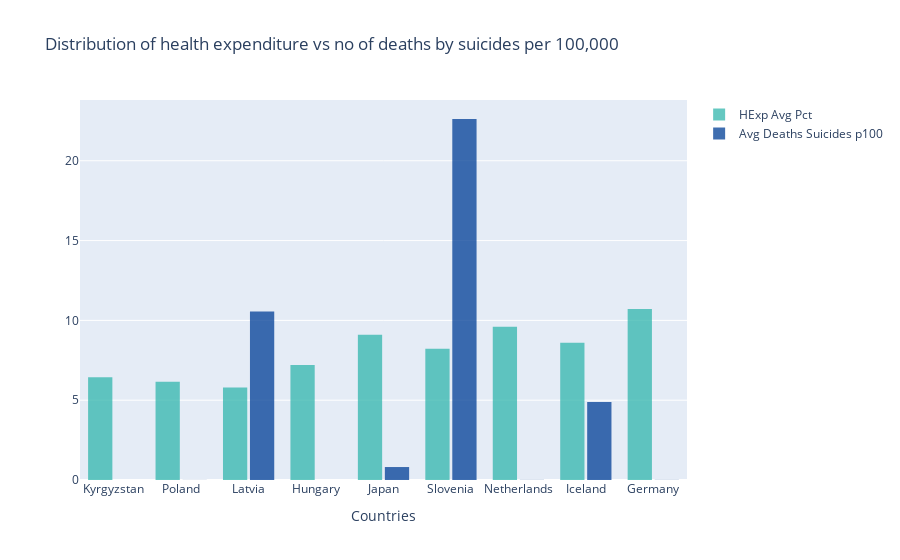

Notebook code for this chart:
### Markdown cell above
The relationship between heath expenditure as a % of GDP and suicide deaths according to WHO ICD 10 per 100,000 population

### Code cell
df=df.sort_values('HExp_Pctage_Y',ascending=True) #Distribution of the mental health expenditure index vs no of deaths by suicides per 100,000
fig6=go.Figure()
fig6.add_trace(go.Histogram(x=df['Country_Name'],y=df['HExp_Pctage_Y'],histfunc='avg',name='HExp Avg Pct',marker_color='#32b6ad'))
fig6.add_trace(go.Histogram(x=df['Country_Name'],y=df['Deaths_Suicides_p100'],histfunc='avg',name='Avg Deaths Suicides p100',marker_color='#003e96'))
fig6.update_layout(
    title_text='Distribution of health expenditure vs no of deaths by suicides per 100,000', # title of plot
    xaxis_title_text='Countries', # xaxis label
    #yaxis_title_text='Index value', # yaxis label
    bargap=0.2, # gap between bars of adjacent location coordinates
    bargroupgap=0.1 # gap between bars of the same location coordinates
    )
fig6.update_traces(opacity=0.75)
fig6.show()

r, p = sp.stats.pearsonr(df['HExp_Pctage_Y'], df['Deaths_Suicides_p100']) #scipy correlation calculated using pearson's r
print(r, p)

### Figure 1 — Plotly figure (JSON) as saved in the notebook; plotly's stock layout.template omitted (floating-point values rounded to 4 significant figures; data arrays with more than 128 entries replaced by an {"elided": "..."} marker saying what was removed)
{"data": [{"histfunc": "avg", "marker": {"color": "#32b6ad"}, "name": "HExp Avg Pct", "opacity": 0.75, "type": "histogram", "x": {"elided": "180 str values"}, "y": {"elided": "180 float values"}}, {"histfunc": "avg", "marker": {"color": "#003e96"}, "name": "Avg Deaths Suicides p100", "opacity": 0.75, "type": "histogram", "x": {"elided": "180 str values"}, "y": {"elided": "180 float values"}}], "layout": {"bargap": 0.2, "bargroupgap": 0.1, "title": {"text": "Distribution of health expenditure vs no of deaths by suicides per 100,000"}, "xaxis": {"title": {"text": "Countries"}}}}
